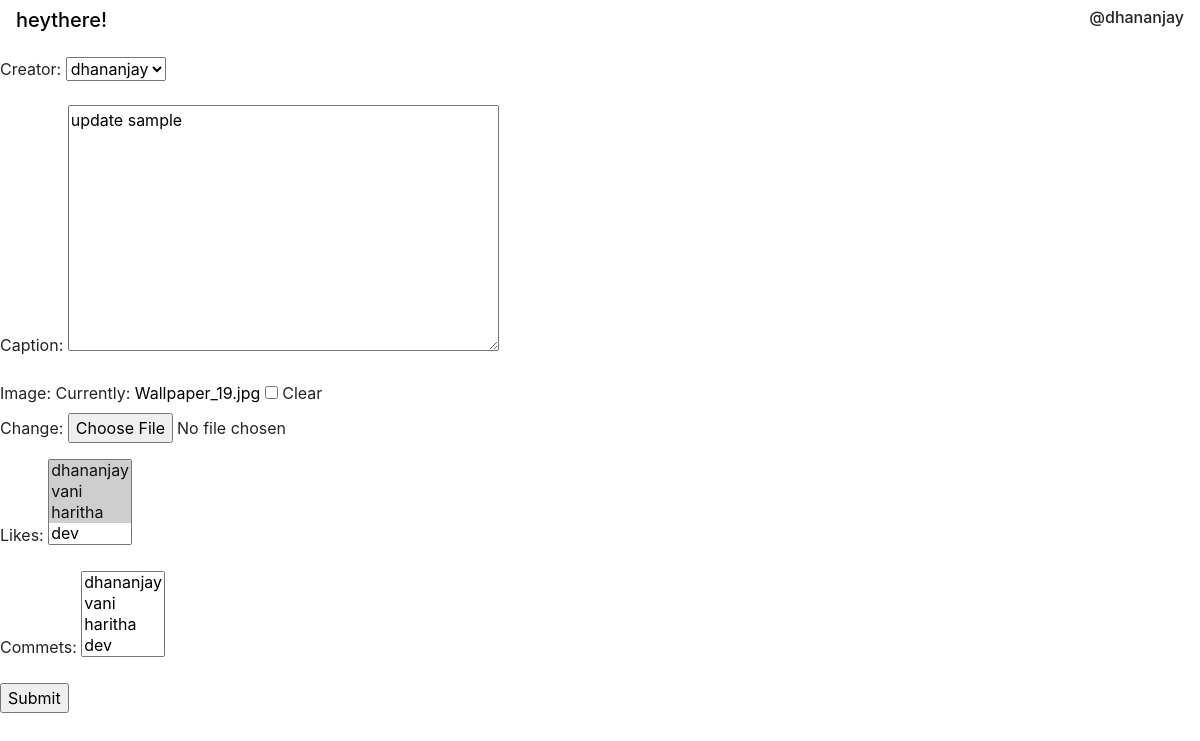
/update-post/12 (signed in), run on an earlier commit of the app's database.
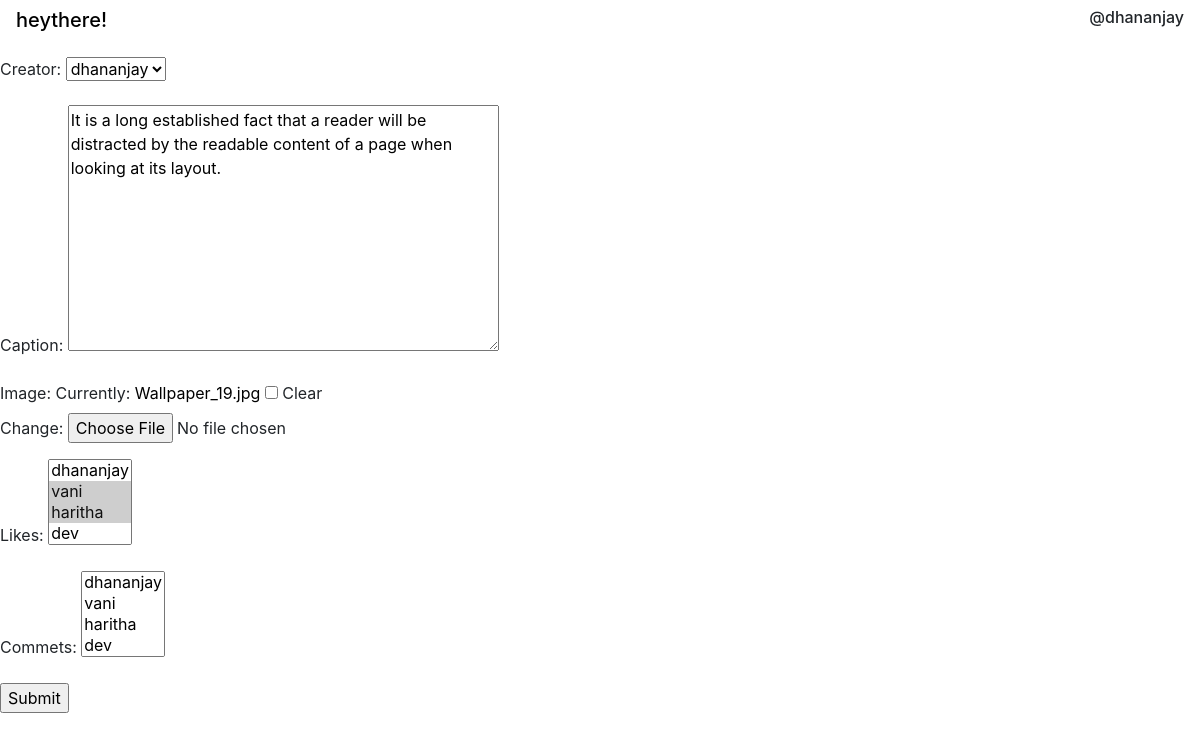
And on a later commit of the database.
### basic/models.py (models this page shows, shortened)
class Post(models.Model):
    creator = models.ForeignKey(UserRegister, on_delete=models.CASCADE, null=True, related_name='creator')
    caption = models.TextField(max_length=500, null=True, blank=True)
    image = models.ImageField(null=True, blank=True)
    date_create = models.DateTimeField(auto_now_add=True, null=True)
    date_update = models.DateTimeField(auto_now=True, null=True)
    likes = models.ManyToManyField(User, related_name='liked', null=True, blank=True)
    commets = models.ManyToManyField(User, related_name='commented', null=True, blank=True)
    class Meta:
        ordering = ['-date_update','-date_create']

### basic/views.py (the view)
# urls.py: path('update-post/<str:pk>', views.updatePost, name='update-post'),
def updatePost(request, pk):
    updateform=Post.objects.get(id=pk)
    post=Post.objects.all()
    if post.filter(creator__username=request.session['username']).filter(id=pk).exists():
        if request.method=='POST':
            form = PostForm(request.POST, request.FILES, instance=updateform)
            if form.is_valid():
                form.save()
                return redirect('home')
        else:
            form = PostForm(instance=updateform)
    else:
        return HttpResponse('you have no permission to update')
    context={
        'form':form
    }
    return render(request, 'home/createpost.html', context)

### basic/forms.py
class PostForm(forms.ModelForm):
    class Meta:
        model = Post
        fields = '__all__'

### basic/models.py (called while the page is built)
    def __str__(self):
        return self.username

### basic/templates/home/createpost.html (shortened to what this page needs)
{% extends 'basic/main.html' %}
{% block content %}
<form action="" method="post" enctype="multipart/form-data">
    {{form.as_p}}
    <input type="submit" value="Submit">
</form>
{% endblock content %}

What changed in the data, as far as the page shows it:
changed Post "dhananjay": caption "update sample" → "It is a long established fact that a reader will be distracted by the readable content of a page when looking at its layout."
Also different on the page:
form field likes: "dhananjay ☑ / vani ☑ / haritha ☑ / dev" → "dhananjay / vani ☑ / haritha ☑ / dev"
